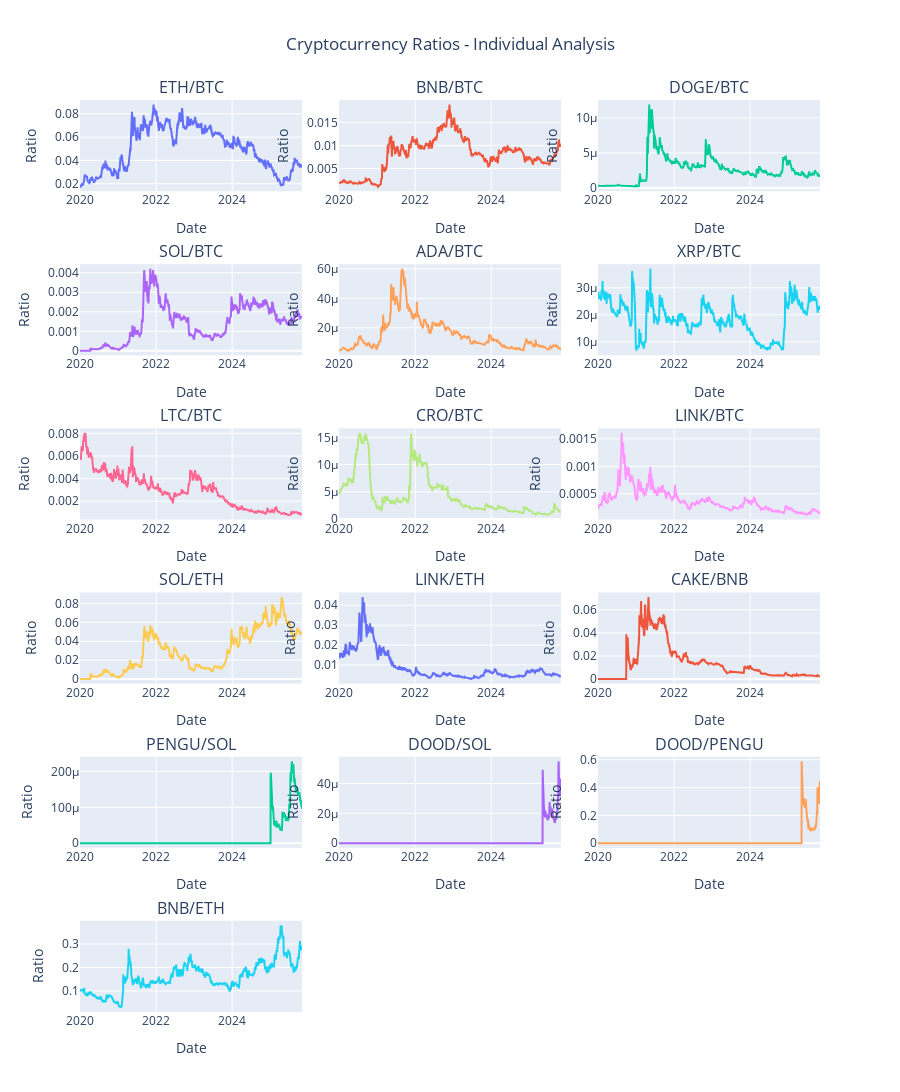

The notebook cell saved with this chart:
### Code cell
# plot ratios for each pair in the ratios list using subplots
import plotly.graph_objects as go
from plotly.subplots import make_subplots

# Calculate number of rows and columns for subplots
n_ratios = len(ratios_list)
n_cols = 3  # 3 columns
n_rows = (n_ratios + n_cols - 1) // n_cols  # Calculate rows needed

# Create subplots
fig = make_subplots(
    rows=n_rows, 
    cols=n_cols,
    subplot_titles=[f'{ratio}' for ratio in ratios_list],
    vertical_spacing=0.08,
    horizontal_spacing=0.05
)

# Add each ratio as a separate subplot
for i, ratio in enumerate(ratios_list):
    row = (i // n_cols) + 1
    col = (i % n_cols) + 1
    
    fig.add_trace(
        go.Scatter(
            x=ratios_df.index,
            y=ratios_df[ratio],
            mode='lines',
            name=ratio,
            line=dict(width=2),
            showlegend=False
        ),
        row=row, col=col
    )
    
    # Update y-axis title for each subplot
    fig.update_yaxes(title_text="Ratio", row=row, col=col)
    fig.update_xaxes(title_text="Date", row=row, col=col)

# Update layout
fig.update_layout(
    title_text="Cryptocurrency Ratios - Individual Analysis",
    title_x=0.5,
    height=300 * n_rows,  # Adjust height based on number of rows
    showlegend=False
)

fig.show()

### Figure 1 — Plotly figure (JSON) as saved in the notebook; plotly's stock layout.template omitted (floating-point values rounded to 4 significant figures; data arrays with more than 128 entries replaced by an {"elided": "..."} marker saying what was removed)
{"data": [{"line": {"width": 2}, "mode": "lines", "name": "ETH/BTC", "showlegend": false, "type": "scatter", "x": {"elided": "2132 str values"}, "xaxis": "x", "y": {"elided": "2132 float values"}, "yaxis": "y"}, {"line": {"width": 2}, "mode": "lines", "name": "BNB/BTC", "showlegend": false, "type": "scatter", "x": {"elided": "2132 str values"}, "xaxis": "x2", "y": {"elided": "2132 float values"}, "yaxis": "y2"}, {"line": {"width": 2}, "mode": "lines", "name": "DOGE/BTC", "showlegend": false, "type": "scatter", "x": {"elided": "2132 str values"}, "xaxis": "x3", "y": {"elided": "2132 float values"}, "yaxis": "y3"}, {"line": {"width": 2}, "mode": "lines", "name": "SOL/BTC", "showlegend": false, "type": "scatter", "x": {"elided": "2132 str values"}, "xaxis": "x4", "y": {"elided": "2132 float values"}, "yaxis": "y4"}, {"line": {"width": 2}, "mode": "lines", "name": "ADA/BTC", "showlegend": false, "type": "scatter", "x": {"elided": "2132 str values"}, "xaxis": "x5", "y": {"elided": "2132 float values"}, "yaxis": "y5"}, {"line": {"width": 2}, "mode": "lines", "name": "XRP/BTC", "showlegend": false, "type": "scatter", "x": {"elided": "2132 str values"}, "xaxis": "x6", "y": {"elided": "2132 float values"}, "yaxis": "y6"}, {"line": {"width": 2}, "mode": "lines", "name": "LTC/BTC", "showlegend": false, "type": "scatter", "x": {"elided": "2132 str values"}, "xaxis": "x7", "y": {"elided": "2132 float values"}, "yaxis": "y7"}, {"line": {"width": 2}, "mode": "lines", "name": "CRO/BTC", "showlegend": false, "type": "scatter", "x": {"elided": "2132 str values"}, "xaxis": "x8", "y": {"elided": "2132 float values"}, "yaxis": "y8"}, {"line": {"width": 2}, "mode": "lines", "name": "LINK/BTC", "showlegend": false, "type": "scatter", "x": {"elided": "2132 str values"}, "xaxis": "x9", "y": {"elided": "2132 float values"}, "yaxis": "y9"}, {"line": {"width": 2}, "mode": "lines", "name": "SOL/ETH", "showlegend": false, "type": "scatter", "x": {"elided": "2132 str values"}, "xaxis": "x10", "y": {"elided": "2132 float values"}, "yaxis": "y10"}, {"line": {"width": 2}, "mode": "lines", "name": "LINK/ETH", "showlegend": false, "type": "scatter", "x": {"elided": "2132 str values"}, "xaxis": "x11", "y": {"elided": "2132 float values"}, "yaxis": "y11"}, {"line": {"width": 2}, "mode": "lines", "name": "CAKE/BNB", "showlegend": false, "type": "scatter", "x": {"elided": "2132 str values"}, "xaxis": "x12", "y": {"elided": "2132 float values"}, "yaxis": "y12"}, {"line": {"width": 2}, "mode": "lines", "name": "PENGU/SOL", "showlegend": false, "type": "scatter", "x": {"elided": "2132 str values"}, "xaxis": "x13", "y": {"elided": "2132 float values"}, "yaxis": "y13"}, {"line": {"width": 2}, "mode": "lines", "name": "DOOD/SOL", "showlegend": false, "type": "scatter", "x": {"elided": "2132 str values"}, "xaxis": "x14", "y": {"elided": "2132 float values"}, "yaxis": "y14"}, {"line": {"width": 2}, "mode": "lines", "name": "DOOD/PENGU", "showlegend": false, "type": "scatter", "x": {"elided": "2132 str values"}, "xaxis": "x15", "y": {"elided": "2132 float values"}, "yaxis": "y15"}, {"line": {"width": 2}, "mode": "lines", "name": "BNB/ETH", "showlegend": false, "type": "scatter", "x": {"elided": "2132 str values"}, "xaxis": "x16", "y": {"elided": "2132 float values"}, "yaxis": "y16"}], "layout": {"annotations": [{"font": {"size": 16}, "showarrow": false, "text": "ETH/BTC", "x": 0.15, "xanchor": "center", "xref": "paper", "y": 1.0, "yanchor": "bottom", "yref": "paper"}, {"font": {"size": 16}, "showarrow": false, "text": "BNB/BTC", "x": 0.5, "xanchor": "center", "xref": "paper", "y": 1.0, "yanchor": "bottom", "yref": "paper"}, {"font": {"size": 16}, "showarrow": false, "text": "DOGE/BTC", "x": 0.85, "xanchor": "center", "xref": "paper", "y": 1.0, "yanchor": "bottom", "yref": "paper"}, {"font": {"size": 16}, "showarrow": false, "text": "SOL/BTC", "x": 0.15, "xanchor": "center", "xref": "paper", "y": 0.82, "yanchor": "bottom", "yref": "paper"}, {"font": {"size": 16}, "showarrow": false, "text": "ADA/BTC", "x": 0.5, "xanchor": "center", "xref": "paper", "y": 0.82, "yanchor": "bottom", "yref": "paper"}, {"font": {"size": 16}, "showarrow": false, "text": "XRP/BTC", "x": 0.85, "xanchor": "center", "xref": "paper", "y": 0.82, "yanchor": "bottom", "yref": "paper"}, {"font": {"size": 16}, "showarrow": false, "text": "LTC/BTC", "x": 0.15, "xanchor": "center", "xref": "paper", "y": 0.64, "yanchor": "bottom", "yref": "paper"}, {"font": {"size": 16}, "showarrow": false, "text": "CRO/BTC", "x": 0.5, "xanchor": "center", "xref": "paper", "y": 0.64, "yanchor": "bottom", "yref": "paper"}, {"font": {"size": 16}, "showarrow": false, "text": "LINK/BTC", "x": 0.85, "xanchor": "center", "xref": "paper", "y": 0.64, "yanchor": "bottom", "yref": "paper"}, {"font": {"size": 16}, "showarrow": false, "text": "SOL/ETH", "x": 0.15, "xanchor": "center", "xref": "paper", "y": 0.46, "yanchor": "bottom", "yref": "paper"}, {"font": {"size": 16}, "showarrow": false, "text": "LINK/ETH", "x": 0.5, "xanchor": "center", "xref": "paper", "y": 0.46, "yanchor": "bottom", "yref": "paper"}, {"font": {"size": 16}, "showarrow": false, "text": "CAKE/BNB", "x": 0.85, "xanchor": "center", "xref": "paper", "y": 0.46, "yanchor": "bottom", "yref": "paper"}, {"font": {"size": 16}, "showarrow": false, "text": "PENGU/SOL", "x": 0.15, "xanchor": "center", "xref": "paper", "y": 0.28, "yanchor": "bottom", "yref": "paper"}, {"font": {"size": 16}, "showarrow": false, "text": "DOOD/SOL", "x": 0.5, "xanchor": "center", "xref": "paper", "y": 0.28, "yanchor": "bottom", "yref": "paper"}, {"font": {"size": 16}, "showarrow": false, "text": "DOOD/PENGU", "x": 0.85, "xanchor": "center", "xref": "paper", "y": 0.28, "yanchor": "bottom", "yref": "paper"}, {"font": {"size": 16}, "showarrow": false, "text": "BNB/ETH", "x": 0.15, "xanchor": "center", "xref": "paper", "y": 0.1, "yanchor": "bottom", "yref": "paper"}], "height": 1800, "showlegend": false, "title": {"text": "Cryptocurrency Ratios - Individual Analysis", "x": 0.5}, "xaxis": {"anchor": "y", "domain": [0, 0.3], "title": {"text": "Date"}}, "xaxis10": {"anchor": "y10", "domain": [0, 0.3], "title": {"text": "Date"}}, "xaxis11": {"anchor": "y11", "domain": [0.35, 0.65], "title": {"text": "Date"}}, "xaxis12": {"anchor": "y12", "domain": [0.7, 1], "title": {"text": "Date"}}, "xaxis13": {"anchor": "y13", "domain": [0, 0.3], "title": {"text": "Date"}}, "xaxis14": {"anchor": "y14", "domain": [0.35, 0.65], "title": {"text": "Date"}}, "xaxis15": {"anchor": "y15", "domain": [0.7, 1], "title": {"text": "Date"}}, "xaxis16": {"anchor": "y16", "domain": [0, 0.3], "title": {"text": "Date"}}, "xaxis17": {"anchor": "y17", "domain": [0.35, 0.65]}, "xaxis18": {"anchor": "y18", "domain": [0.7, 1]}, "xaxis2": {"anchor": "y2", "domain": [0.35, 0.65], "title": {"text": "Date"}}, "xaxis3": {"anchor": "y3", "domain": [0.7, 1], "title": {"text": "Date"}}, "xaxis4": {"anchor": "y4", "domain": [0, 0.3], "title": {"text": "Date"}}, "xaxis5": {"anchor": "y5", "domain": [0.35, 0.65], "title": {"text": "Date"}}, "xaxis6": {"anchor": "y6", "domain": [0.7, 1], "title": {"text": "Date"}}, "xaxis7": {"anchor": "y7", "domain": [0, 0.3], "title": {"text": "Date"}}, "xaxis8": {"anchor": "y8", "domain": [0.35, 0.65], "title": {"text": "Date"}}, "xaxis9": {"anchor": "y9", "domain": [0.7, 1], "title": {"text": "Date"}}, "yaxis": {"anchor": "x", "domain": [0.9, 1.0], "title": {"text": "Ratio"}}, "yaxis10": {"anchor": "x10", "domain": [0.36, 0.46], "title": {"text": "Ratio"}}, "yaxis11": {"anchor": "x11", "domain": [0.36, 0.46], "title": {"text": "Ratio"}}, "yaxis12": {"anchor": "x12", "domain": [0.36, 0.46], "title": {"text": "Ratio"}}, "yaxis13": {"anchor": "x13", "domain": [0.18, 0.28], "title": {"text": "Ratio"}}, "yaxis14": {"anchor": "x14", "domain": [0.18, 0.28], "title": {"text": "Ratio"}}, "yaxis15": {"anchor": "x15", "domain": [0.18, 0.28], "title": {"text": "Ratio"}}, "yaxis16": {"anchor": "x16", "domain": [0, 0.1], "title": {"text": "Ratio"}}, "yaxis17": {"anchor": "x17", "domain": [0, 0.1]}, "yaxis18": {"anchor": "x18", "domain": [0, 0.1]}, "yaxis2": {"anchor": "x2", "domain": [0.9, 1.0], "title": {"text": "Ratio"}}, "yaxis3": {"anchor": "x3", "domain": [0.9, 1.0], "title": {"text": "Ratio"}}, "yaxis4": {"anchor": "x4", "domain": [0.72, 0.82], "title": {"text": "Ratio"}}, "yaxis5": {"anchor": "x5", "domain": [0.72, 0.82], "title": {"text": "Ratio"}}, "yaxis6": {"anchor": "x6", "domain": [0.72, 0.82], "title": {"text": "Ratio"}}, "yaxis7": {"anchor": "x7", "domain": [0.54, 0.64], "title": {"text": "Ratio"}}, "yaxis8": {"anchor": "x8", "domain": [0.54, 0.64], "title": {"text": "Ratio"}}, "yaxis9": {"anchor": "x9", "domain": [0.54, 0.64], "title": {"text": "Ratio"}}}}
